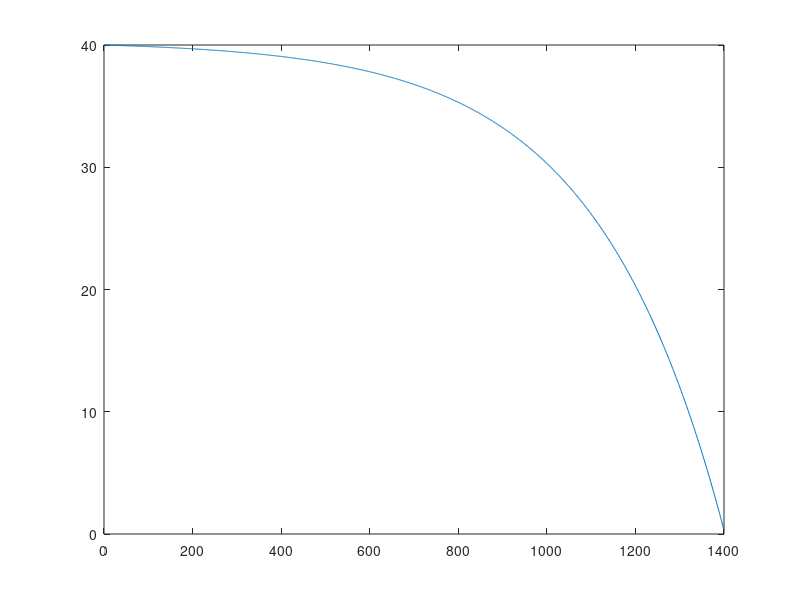

This chart was generated by the following MATLAB code: (Note: this script raises an error after producing the figure.)
clear;clc;
%% PV Boost Params & Curve Generation
Vdc = 1500;
fsw = 50e3;
wsw = 2*pi*fsw;
% global Voc Isc Vmpp Impp
Voc = 1400;%1400;
Isc = 40;%160;
Vmpp = 1000;%1000;
Impp = 30;%120;
Rmpp = Vmpp/Impp; 
Pmpp = Vmpp*Impp;
Vin = Vmpp;
Dn = Vin/Vdc;
D  = 1-Dn;
Lmin = D*Rmpp/(0.6*fsw)
Cmin = D*(Pmpp/Vdc)/(5*fsw)

L = 400e-6;%120e-6;
rc = 1.4e-3;%0.1;
C = 1130e-6;%120e-6;
Ci= 14e-6;%56e-6;

Rload = Vdc^2/30e3;%120e3;

% Simplified PV Curve
% [Ref] Bellini, Armando, et al. "Simplified model of a photovoltaic module." 2009 Applied Electronics. IEEE, 2009.
C2_PV = (Vmpp/Voc-1) / log(1-Impp/Isc);
C1_PV = (1-Impp/Isc) * exp( -Vmpp/(C2_PV*Voc) );

% Temperature Coeff
% Alpha_PV = 1.46e-3*Isc/5.3;
% Beta_PV  = -158e-3*Voc/44.6;

% Irradiance Coeff - G_PV, s.t.
% Isc(G_PV) = Iscs  * G_PV/Gs_PV; % Iscs @ Gs_PV=1kW/m^2, Ts=25 degC.
% Impp(G_PV)= Impps * G_PV/Gs_PV;

Vpv = 0:1400;
Ipv = Isc .* ( 1 - C1_PV .* ( exp( Vpv./(C2_PV*Voc) ) - 1 ) );
Ppv = Vpv .* Ipv;

plot(Vpv, Ipv);
% hold on
% plot(Vpv, Ppv);
%% Boost Modeling
wzi = 2/(Rload*C);
wzv = Dn^2*Rload/(L);
wesr = 1/(rc*C);
wo  = Dn/sqrt(L*C);
To  = 1/wo;
Q   = Dn*Rload*sqrt(C/L);
fprintf('fsw=%f, fesr=%f, fzi=%f, fzv=%f, fo=%f\n', ...
         wsw/(2*pi),wesr/(2*pi),wzi/(2*pi),wzv/(2*pi),wo/(2*pi));
% freq_pz_kHz=[wsw,wesr,wzv,wo]/(2*pi*1000)

s= tf('s');
opts = bodeoptions('cstprefs');
% SINCE wesr>> curr. loop BW, even >> fs, so it can be neglected
% Gvi = (Dn*Rload/2)* (1-s/wzv)*(1+s/wesr)/(1+s/wzi);
Gvi = (Dn*Rload/2)* (1-s/wzv)/(1+s/wzi);
Gid = (Vdc/L) * (s+wzi) / ( s^2 + (wo/Q)*s + wo^2 );
% control-to-output w/o cap. ESR
Gvd = (Vdc/Dn) * (1-s/wzv)/( (s/wo)^2 + s/(Q*wo) + 1 );
% control-to-output with cap. ESR
Gvdesr = (Vdc/Dn) * (1-s/wzv)*(1+s/wesr)/( (s/wo)^2 + s/(Q*wo) + 1 );
% 1.5 Tctrl delay - not considered in voltage. control
Gdl  = 1/(1+1.5*s*(1/fsw));

%% Double Loop - Current Compensator
%When kp=1, 20lg|Gid*Gdl|=-81.1dB --> kp=11350, BW=5kHz
Gcc = 481*(1/s)*(1+s/wo)^2/(s/wzi+1); 
Gp_i = Gid*Gdl;
Gol_i= Gid*Gdl*Gcc;
Gcl_i = Gol_i/(1+Gol_i);

% Curr Loop Bode
% bodeplot(Gid)
% hold on
bodeplot(Gp_i)
hold on 
bodeplot(Gol_i)
hold on
bodeplot(Gcl_i)

%% Double Loop - Voltage Compensator
% wcv=2*pi*500;
Gcv = 0.06659 + 2.885/s;
Gvi_p=Gvi*Gcl_i;
Gol_v=Gcv*Gvi;
Gol_v2=Gcv*Gvi_p;
Gcl_v = Gol_v2/(Gol_v2+1);

% bodeplot(Gvi)
% hold on
bodeplot(Gvi_p)
hold on 
bodeplot(Gol_v2)
% hold on
% bodeplot(Gcl_v)

%% [Inactive] Design V2 with small LC & single voltage compensator
% BW_max = [wzv/(5*2*pi), 0.1*fsw] % fcv<fzv/5, fcv<fsw/10
% BW_min = wo/pi % fcv > 2*wo
% Gc_leadlag = (1/s)*(1+s/wo)^2/( (1+s/wesr) * (1+s/wzv) )*3.7584;
% Gc_leadlag = (1/s)*(1+s/wo)^2/( (1+s*2/wsw) * (1+s/wzv) );
% h=bodeplot(Gvdesr*Gc_leadlag);
% h=bodeplot(Gvdesr);
% hold on
% bodeplot(Gvdesr*Gc_leadlag)

%% [Inactive] Boost Control Design considering PV model
% vpv = 750:5:1200;
% vpv = [800,900,1000,1100];
% len=length(vpv);
% % Linear I/V at CVR
% % ipv = Impp - Impp/(Voc-Vmpp)*(vpv-Vmpp);
% % rpv = (Voc-Vmpp)/Impp.*ones(size(vpv));
% % Ppv = vpv.*ipv;
% % Quqadratic P/V at CVR
% K1 = Impp*Vmpp/((Voc-Vmpp)^2);
% K2 = Impp*Vmpp;
% Ppv = K2 - K1.*(vpv-Vmpp).^2;
% ipv = Ppv./vpv;
% rpv = 1./(K1-(K1*Vmpp*Vmpp-K2)./(vpv.^2));
% 
% Rpv = vpv./ipv;
% pv_list = [vpv;ipv;Ppv;Rpv;rpv];
% Dn = vpv/Vdc; % Dn = 1-D

% wz2_0 = Rpv./L - 1./(rpv.*Ci)
% wz2_1 = Rpv./L
% s=tf('s');
% for i=1:len
% Gvd_0(i) = -ipv(i)/C...
% *( s^2 - s*( Rpv(i)/L -1/(rpv(i)*Ci) ) + (1-Rpv(i)/rpv(i))/(L*C))...
% /( s^3 + s^2/(rpv(i)*Ci) + s*(C+Dn(i)^2*Ci)/(L*C*Ci) + Dn(i)^2/(L*C*Ci*rpv(i)) )
% % bodeplot(Gvd_0(i))
% Gvd_1(i) = -ipv(i)/C...
% * (s-(1-Rpv(i)/rpv(i))/(Rpv(i)*Ci)) * (s-Rpv(i)/L)...
% / ((s+Dn(i)^2/(rpv(i)*C)) * (s^2+1/(rpv(i)*Ci)*s+1/(L*Ci)) )
% hold on
% end

% bodeplot(Gvd_0(3))
% hold on
% bodeplot(Gvd_1(3))
% hold off

% plot(vpv,ipv/Impp);
% hold on
% plot(vpv,Rpv/Rmpp);
% hold on
% plot(vpv,rpv/Rmpp);

